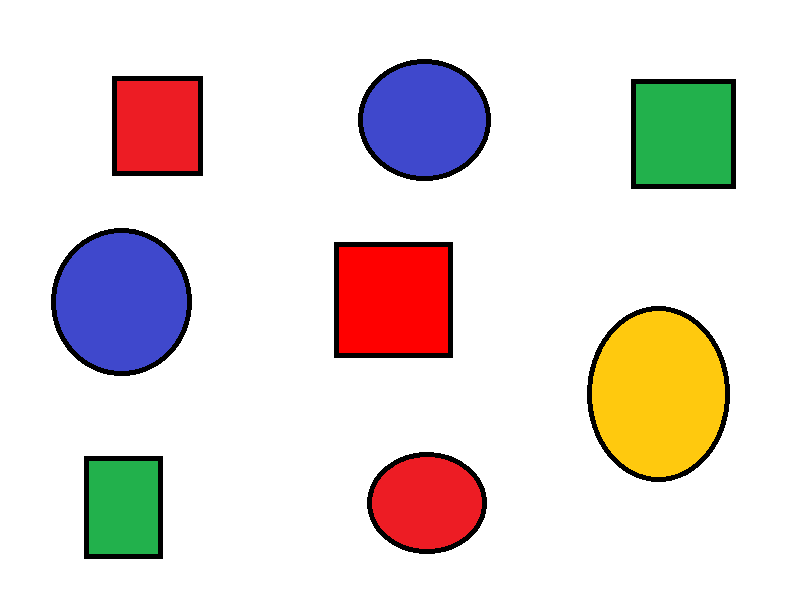
#> input picture test/Wr2tZ.png, 800 x 600 px
$ python test.py
#> lines starting #> are read from the running program, lines starting #| are printed output that depends on the picture; after the words box and inside, x2 and y2 are one past the last pixel; in counts of white or black regions, pixels touching at a corner belong together
#!/usr/bin/env python

import os
import cv2
import numpy as np
from matplotlib import pyplot as plt
from pprint import pprint

filename ='./Wr2tZ.png'

img = cv2.imread(filename, 1)
#> img is the input picture: shape (600, 800, 3); mean B, G, R 216.1, 219.1, 228.6

# Converts images from BGR to HSV
hsv = cv2.cvtColor(img, cv2.COLOR_BGR2HSV)
#> hsv: shape (600, 800, 3); mean H, S, V 14.9, 38, 240.7

lower =  np.array([21, 39, 64])
upper =  np.array([40, 255, 255])
mask = cv2.inRange(hsv, lower, upper)
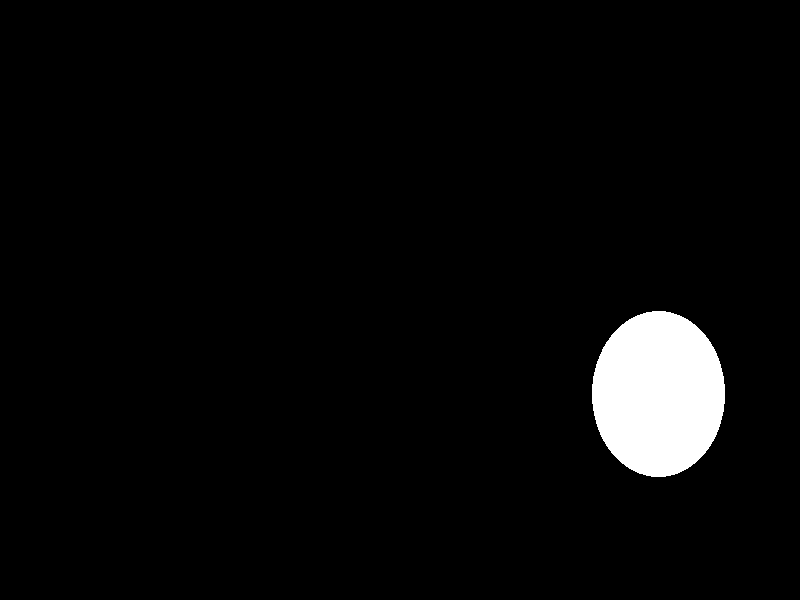
#> mask: shape (600, 800); 3.6% white; 1 white region, box (x1, y1, x2, y2) and area: (592, 311, 725, 477) 17323

# The bitwise and of the frame and mask is done so
# that only the blue coloured objects are highlighted
# and stored in res
res = cv2.bitwise_and(img,img, mask= mask)
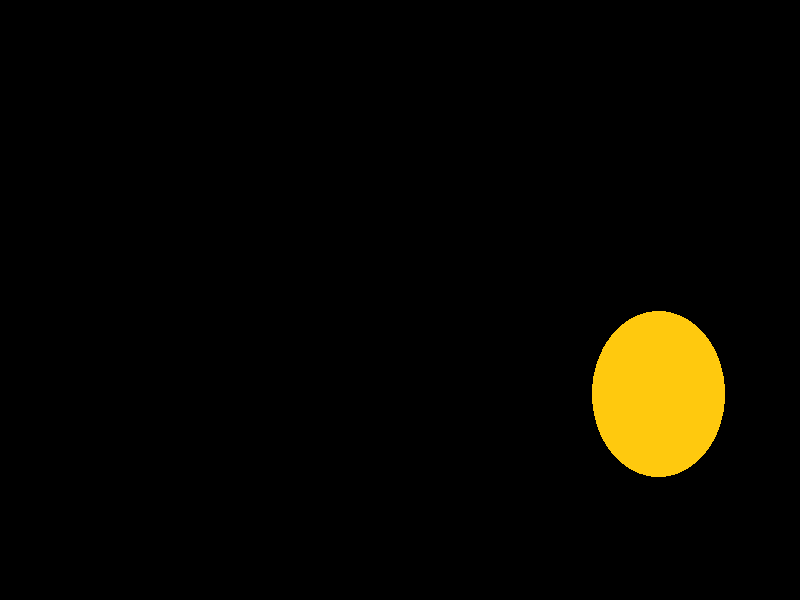
#> res: shape (600, 800, 3); mean B, G, R 0.5, 7.3, 9.2

# create debug image
debug_img = img

# get object contour
im_bw = cv2.cvtColor(res, cv2.COLOR_RGB2GRAY)
#> im_bw: shape (600, 800); values 0 (black) and 151 (white), 3.6% white; 1 white region
thresh, img_bw = cv2.threshold(im_bw, 60, 255, cv2.THRESH_BINARY)
contours, hierarchy = cv2.findContours(img_bw, cv2.RETR_TREE, cv2.CHAIN_APPROX_SIMPLE)
#> contours = 1 contour; box (x1, y1, x2, y2) and area: (592, 311, 725, 477) 17111
cv2.drawContours(res, contours, -1, (0,255,0), 3)
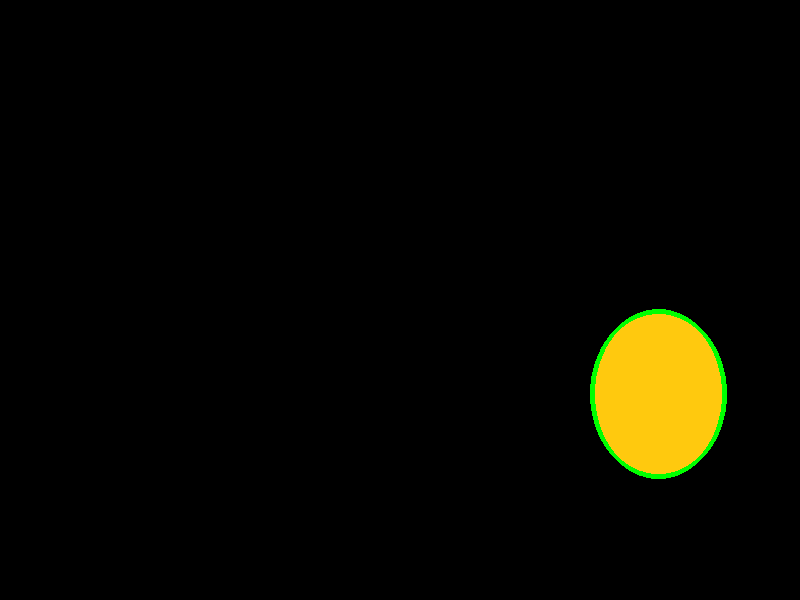
#> res: shape (600, 800, 3); 0.44% of pixels changed, all inside (x1, y1, x2, y2) = (590, 309, 727, 479)
for i in range(0,len(contours)):
    x,y,w,h = cv2.boundingRect(contours[i])
    cv2.rectangle(img, (x,y), (x+w,y+h), (0, 255, 0),3)
#> this loop made 1 pass
#> (x, y, w, h) on pass 1: (592, 311, 133, 166)
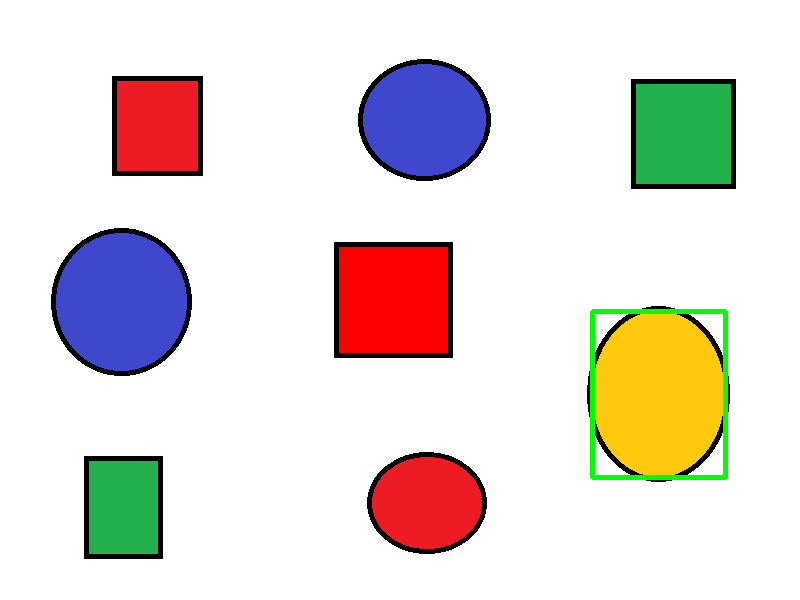
#> img: shape (600, 800, 3); 0.62% of pixels changed, all inside (x1, y1, x2, y2) = (590, 309, 728, 480)


cv2.imshow('original image',img)
#cv2.imshow('mask',mask)
#cv2.imshow('res',res)
cv2.imshow('debug image',debug_img)

# Destroys all of the HighGUI windows.
key = cv2.waitKey(10000)#pauses for 3 seconds before fetching next image
#> (key Esc is pressed here)
if key == 27:#if ESC is pressed, exit loop
    cv2.destroyAllWindows()

cv2.imwrite(filename+'_res',res)
